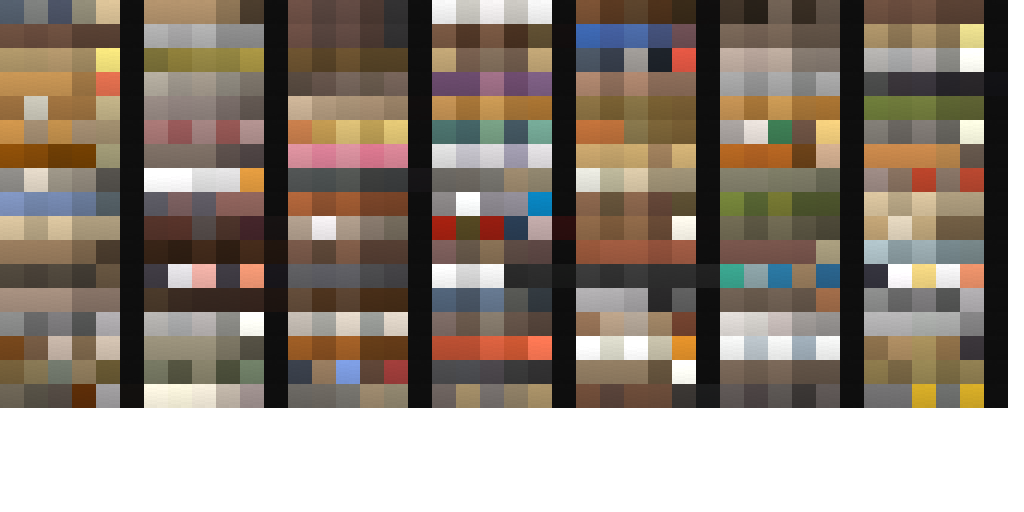
#> input picture viewer/animal_atlas.png, 1024 x 512 px, given in place of rocklowa.png, which was not available
$ python item_atlas.py
#> lines starting #> are read from the running program, lines starting #| are printed output that depends on the picture; after the words box and inside, x2 and y2 are one past the last pixel; in counts of white or black regions, pixels touching at a corner belong together; pictures that were not available may be replaced by others from this repository, and a replacement may not be noted
# AI生成
# -*- coding: utf-8 -*-
"""物块与资源类 3D 建模原版贴图取样与图集打包（单一真源 scripts/item_atlas.py）。

管线（对齐 furn_atlas.py / animal_atlas.py 口径）：
  1. 解析原版（Core / Biotech / Anomaly / Odyssey）物块与资源 ThingDef 的
     texPath、color、stackLimit，并与原版贴图合成（如各类岩石块 ChunkSandstone~ChunkVacstone、
     石砖 BlocksSandstone~BlocksVacstone、织物 Cloth/Synthread/Devilstrand/Hyperweave 的原版染色）。
  2. 从每件原版贴图的非黑边真实内部像素中，按原版等轴测明暗与结构部位提取 4 个 24x24 实心纹理块：
       · top    (uv=0) : 顶面 / 受光亮面（保留原版表面颗粒、金属锈斑或木纹）
       · side   (uv=1) : 主立面 / 中间调面（保留原版金属折面、石材劈裂面、木皮或包装立面纹理）
       · shade  (uv=2) : 背光斜切面 / 底部暗面 / 阴影折面
       · detail (uv=3) : 标志性局部细节（钢铁红锈斑、原木年轮截面、玻璃钢孔洞槽口、零部件铜线圈、
                         高级零部件蓝光核、医药十字标、中性胺瓶盖、燃料桶盖等）
  3. 打包输出：
       -> Textures/FPS3D/ItemAtlas.png（同步到 viewer/item_atlas.png 与游戏模组目录）
       -> Source/RimFirstPerson3D/ItemUVGen.cs（C# UV 常量表，勿手改）
       -> viewer/item_uv.json（前端审核台与守卫同源数据）
       -> docs/items/sampling.png（原版贴图 + 4 区取样色块可视化对照表）
"""
import os
import json
import math
import shutil
import numpy as np
from PIL import Image, ImageDraw

VAN = r"D:\rim mod\RimWorld_Vanilla_Textures_1.6"
MOD = r"D:\rim mod\FirstPerson3D"
GAME_MOD = r"D:\Steam\steamapps\common\RimWorld\Mods\FirstPerson3D"

ATLAS_OUT = os.path.join(MOD, "Textures", "FPS3D", "ItemAtlas.png")
VIEW_ATLAS = os.path.join(MOD, "viewer", "item_atlas.png")
CS_OUT = os.path.join(MOD, "Source", "RimFirstPerson3D", "ItemUVGen.cs")
JSON_OUT = os.path.join(MOD, "viewer", "item_uv.json")
SAMPLE_DOC = os.path.join(MOD, "docs", "items", "sampling.png")

CELL_INNER = 20
PAD = 2
CELL_STEP = CELL_INNER + PAD * 2  # 24px
REGIONS = ["top", "side", "shade", "detail"]

# ---------------------------------------------------------------------------
# 物块与资源清单：(key, 原版贴图相对路径, RGB染色乘子(0..255), 原型类别, 展示名)
# ---------------------------------------------------------------------------
ITEMS = [
    # 1. 天然岩石块 (ChunkRockBase) —— 6 种原版岩石色 × 3 种原版随机形态 (a/b/c)
    ("chunksandstone",   r"Core\textures\things\item\chunk\chunkstone\rocklowa.png", (126, 104,  94), "ChunkRock", "砂岩块"),
    ("chunkgranite",     r"Core\textures\things\item\chunk\chunkstone\rocklowb.png", (105,  95,  97), "ChunkRock", "花岗岩块"),
    ("chunklimestone",   r"Core\textures\things\item\chunk\chunkstone\rocklowc.png", (158, 153, 135), "ChunkRock", "石灰岩块"),
    ("chunkslate",       r"Core\textures\things\item\chunk\chunkstone\rocklowa.png", ( 90,  90,  90), "ChunkRock", "板岩块"),
    ("chunkmarble",      r"Core\textures\things\item\chunk\chunkstone\rocklowb.png", (132, 135, 132), "ChunkRock", "大理石块"),
    ("chunkvacstone",    r"Core\textures\things\item\chunk\chunkstone\rocklowc.png", (115, 106,  98), "ChunkRock", "真空岩块"),

    # 2. 钢渣块 / 金属残骸块 (ChunkSlagSteel)
    ("chunkslagsteel",   r"Core\textures\things\item\chunk\chunkslag\metaldebrisa.png", (255, 255, 255), "ChunkSlag", "钢渣块"),

    # 3. 切制石砖块 (StoneBlocksBase) —— 6 种原版岩石色
    ("blockssandstone",  r"Core\textures\things\item\resource\stoneblocks\stoneblocks_c.png", (126, 104,  94), "StoneBlocks", "砂岩砖"),
    ("blocksgranite",    r"Core\textures\things\item\resource\stoneblocks\stoneblocks_c.png", (105,  95,  97), "StoneBlocks", "花岗岩砖"),
    ("blockslimestone",  r"Core\textures\things\item\resource\stoneblocks\stoneblocks_c.png", (158, 153, 135), "StoneBlocks", "石灰岩砖"),
    ("blocksslate",      r"Core\textures\things\item\resource\stoneblocks\stoneblocks_c.png", ( 70,  70,  70), "StoneBlocks", "板岩砖"),
    ("blocksmarble",     r"Core\textures\things\item\resource\stoneblocks\stoneblocks_c.png", (132, 135, 132), "StoneBlocks", "大理石砖"),
    ("blocksvacstone",   r"Core\textures\things\item\resource\stoneblocks\stoneblocks_c.png", (115, 106,  98), "StoneBlocks", "真空岩砖"),

    # 4. 金属与矿石物块 (Steel / Plasteel / Uranium / Silver / Gold / Jade / Obsidian / Bioferrite)
    ("steel",            r"Core\textures\things\item\resource\steel\steel_c.png",             (255, 255, 255), "Steel",       "钢铁"),
    ("plasteel",         r"Core\textures\things\item\resource\plasteel\plasteel_c.png",       (255, 255, 255), "Plasteel",    "玻璃钢"),
    ("uranium",          r"Core\textures\things\item\resource\uranium\uranium_c.png",         (255, 255, 255), "Uranium",     "铀矿块"),
    ("silver",           r"Core\textures\things\item\resource\silver\silver_c.png",           (255, 255, 255), "NuggetHeap",  "白银"),
    ("gold",             r"Core\textures\things\item\resource\gold\gold_c.png",               (255, 255, 255), "NuggetHeap",  "黄金"),
    ("jade",             r"Core\textures\things\item\resource\jade\jade_c.png",               (255, 255, 255), "Jade",        "玉石"),
    ("obsidian",         r"Odyssey\textures\things\item\resource\obsidian\obsidian_c.png",    (255, 255, 255), "Obsidian",    "黑曜石"),
    ("bioferrite",       r"Anomaly\textures\things\item\resource\bioferrite\bioferrite_c.png",(255, 255, 255), "Bioferrite",  "活铁"),

    # 5. 原木与板材 (WoodLog / GravlitePanel)
    ("woodlog",          r"Core\textures\things\item\resource\woodlog\woodlog_c.png",         (255, 255, 255), "WoodLog",     "原木"),
    ("gravlitepanel",    r"Odyssey\textures\things\item\resource\gravlitepanels\gravlitepanels_c.png", (255, 255, 255), "HexPanel", "重力板"),

    # 6. 织物卷 (Cloth / Synthread / DevilstrandCloth / Hyperweave)
    ("cloth",            r"Core\textures\things\item\resource\cloth\cloth_c.png",             (162, 157, 152), "FabricRoll",  "布料"),
    ("synthread",        r"Core\textures\things\item\resource\synthread\synthread_c.png",     (255, 255, 255), "FabricRoll",  "合成纤维"),
    ("devilstrandcloth", r"Core\textures\things\item\resource\devilstrand\devilstrand_c.png", (255, 255, 255), "FabricRoll",  "魔菇布"),
    ("hyperweave",       r"Core\textures\things\item\resource\hyperweave\hyperweave_c.png",   (255, 255, 255), "FabricRoll",  "超织物"),

    # 7. 工业制品与容器物块 (Component / Chemfuel / Neutroamine / Medicine / Wastepack)
    ("componentindustrial", r"Core\textures\things\item\resource\componentindustrial\componentindustrial.png", (255, 255, 255), "CompInd",   "零部件"),
    ("componentspacer",     r"Core\textures\things\item\resource\componentspacer\componentspacer.png",         (255, 255, 255), "CompSpacer","高级零部件"),
    ("chemfuel",            r"Core\textures\things\item\resource\chemfuel.png",                                (255, 255, 255), "Chemfuel",  "化合燃料"),
    ("neutroamine",         r"Core\textures\things\item\resource\neutroamine\neutroamine_c.png",               (255, 255, 255), "Bottles",   "中性胺"),
    ("medicineindustrial",  r"Core\textures\things\item\resource\medicine\medicineindustrial\medicineindustrial_c.png", (255, 255, 255), "MedBox", "医药"),
    ("medicineultratech",   r"Core\textures\things\item\resource\medicine\medicineultratech\medicineultratech_c.png",   (255, 255, 255), "MedBox", "闪耀世界医药"),
    ("medicineherbal",      r"Core\textures\things\item\resource\medicine\medicineherbal\medicineherbal_c.png",         (255, 255, 255), "MedHerbal","草药"),
    ("wastepack",           r"Biotech\textures\things\item\resource\wastepack\wastepack_c.png",                (255, 255, 255), "Wastepack", "有毒废料包"),
]


def load_tinted_rgba(rel_path, tint_rgb):
    full = os.path.join(VAN, rel_path)
    im = Image.open(full).convert("RGBA")
    arr = np.array(im, dtype=np.float32)
    tr, tg, tb = tint_rgb[0] / 255.0, tint_rgb[1] / 255.0, tint_rgb[2] / 255.0
    arr[..., 0] = np.clip(arr[..., 0] * tr, 0, 255)
    arr[..., 1] = np.clip(arr[..., 1] * tg, 0, 255)
    arr[..., 2] = np.clip(arr[..., 2] * tb, 0, 255)
    return arr.astype(np.uint8)


def extract_interior_mask(arr):
    """提取原版贴图去黑边后的真实内部像素掩码（排除透明背景与外圈黑色描边）。"""
    a = arr[..., 3]
    r = arr[..., 0].astype(np.float32)
    g = arr[..., 1].astype(np.float32)
    b = arr[..., 2].astype(np.float32)
    luma = 0.299 * r + 0.587 * g + 0.114 * b

    opaque = a > 180
    if not np.any(opaque):
        return opaque, luma

    # 腐蚀 2px 剥离最外圈抗锯齿黑边
    h, w = opaque.shape
    eroded = opaque.copy()
    for _ in range(2):
        nxt = eroded.copy()
        nxt[1:, :] &= eroded[:-1, :]
        nxt[:-1, :] &= eroded[1:, :]
        nxt[:, 1:] &= eroded[:, :-1]
        nxt[:, :-1] &= eroded[:, 1:]
        eroded = nxt

    # 排除内部深黑描边线（自适应阈值：对板岩/黑曜石等暗色物块放宽亮度阈值）
    valid_lumas = luma[eroded] if np.any(eroded) else luma[opaque]
    p75 = np.percentile(valid_lumas, 75) if len(valid_lumas) > 0 else 100.0
    min_luma = max(18.0, min(48.0, p75 * 0.34))

    interior = eroded & (luma >= min_luma)
    if np.sum(interior) < 24:
        interior = opaque & (luma >= max(14.0, p75 * 0.25))
    if np.sum(interior) < 12:
        interior = opaque
    return interior, luma


def make_patch_from_pixels(pixels_rgb, seed=0):
    """将一组真实原版像素重采样并合成为 20x20 自然纹理块（保留原版明暗起伏与质感，全实心 alpha=255）。"""
    if len(pixels_rgb) == 0:
        pixels_rgb = np.array([[128, 128, 128]], dtype=np.uint8)
    rng = np.random.default_rng(seed + 101)
    lumas = 0.299 * pixels_rgb[:, 0] + 0.587 * pixels_rgb[:, 1] + 0.114 * pixels_rgb[:, 2]
    order = np.argsort(lumas)
    sorted_px = pixels_rgb[order]
    n = len(sorted_px)
    # 裁剪极端离群点（取 15%~85% 核心颜色区间），避免单像素杂色造成花斑
    i0 = int(n * 0.15)
    i1 = max(i0 + 1, int(n * 0.85))
    core_px = sorted_px[i0:i1]
    nc = len(core_px)

    patch = np.zeros((CELL_INNER, CELL_INNER, 4), dtype=np.uint8)
    for y in range(CELL_INNER):
        v_bias = 0.62 - 0.24 * (y / float(max(1, CELL_INNER - 1)))
        for x in range(CELL_INNER):
            jitter = rng.normal(0.0, 0.10)
            q = np.clip(v_bias + jitter, 0.05, 0.95)
            idx = int(q * (nc - 1))
            rgb = core_px[idx]
            patch[y, x, 0] = rgb[0]
            patch[y, x, 1] = rgb[1]
            patch[y, x, 2] = rgb[2]
            patch[y, x, 3] = 255
    return patch


def sample_four_regions(key, arr):
    """从原版贴图内部像素提取 top(亮面)、side(主立面)、shade(背光暗面)、detail(特征色/锈斑/截面) 四块原版纹理。"""
    interior, luma = extract_interior_mask(arr)
    ys, xs = np.where(interior)
    px = arr[ys, xs, :3]
    lum = luma[ys, xs]

    r = px[:, 0].astype(np.float32)
    g = px[:, 1].astype(np.float32)
    b = px[:, 2].astype(np.float32)

    # 将主体底色像素与局部特征色（白卷芯/青标签/橙铁锈/黑瓶盖）分离，防止主立面出现异色斑点
    body_mask = np.ones(len(px), dtype=bool)
    if key == "devilstrandcloth":
        body_mask = (r - g) > 30
    elif key == "neutroamine":
        body_mask = (b - r) < 16
    elif key == "steel":
        body_mask = (r - b) < 20
    elif key == "chemfuel":
        body_mask = (r - g) > 25

    b_px = px[body_mask] if np.sum(body_mask) >= 16 else px
    b_lum = lum[body_mask] if np.sum(body_mask) >= 16 else lum

    # 按原版等轴测明暗分位切分：
    #   top  : 62% ~ 96% 分位（受光顶面/亮斜面）
    #   side : 32% ~ 68% 分位（主立面/中间调）
    #   shade: 8%  ~ 36% 分位（背光侧面/底面阴影）
    q08, q32, q36, q62, q68, q96 = np.percentile(b_lum, [8, 32, 36, 62, 68, 96])

    top_px = b_px[(b_lum >= q62) & (b_lum <= q96)]
    if len(top_px) < 8:
        top_px = b_px[b_lum >= q62]
    side_px = b_px[(b_lum >= q32) & (b_lum <= q68)]
    if len(side_px) < 8:
        side_px = b_px
    shade_px = b_px[(b_lum >= q08) & (b_lum <= q36)]
    if len(shade_px) < 8:
        shade_px = b_px[b_lum <= q36]

    # detail 区：按物种/物块特征提取原版贴图里的特征色像素（如钢铁橙褐锈斑、原木浅黄年轮截面、
    # 零部件暖黄铜圈、高级零部件青蓝高光、医药十字标、草药捆绳等）
    r = px[:, 0].astype(np.float32)
    g = px[:, 1].astype(np.float32)
    b = px[:, 2].astype(np.float32)
    sat = np.maximum(np.maximum(r, g), b) - np.minimum(np.minimum(r, g), b)

    if key == "steel":
        # 钢铁原版贴图上的铁锈橙斑 (r - b 最高区域)
        score = (r - b) * 1.5 + sat
        th = np.percentile(score, 80)
        det_px = px[score >= th]
    elif key == "woodlog":
        # 原木前端浅米黄年轮截面 (高亮度 + 暖黄)
        score = lum + (r - b) * 0.6
        th = np.percentile(score, 82)
        det_px = px[score >= th]
    elif key == "componentindustrial":
        # 工业零部件上的黄铜/橙褐元件
        score = (r - b) * 1.4 + sat
        th = np.percentile(score, 78)
        det_px = px[score >= th]
    elif key == "componentspacer":
        # 高级零部件上的亮白/青银高光核
        score = lum + (b - r) * 0.8
        th = np.percentile(score, 82)
        det_px = px[score >= th]
    elif key in ("cloth", "synthread", "devilstrandcloth", "hyperweave"):
        # 织物卷左下端面浅灰白卷芯（低饱和度区域）
        low_sat = px[sat <= np.percentile(sat, 18)]
        det_px = low_sat if len(low_sat) >= 6 else px[lum >= np.percentile(lum, 82)]
    elif key == "medicineindustrial":
        # 工业医药箱上的翠绿十字像素 (g - r 最高)
        score = (g - r) * 2.2 + (g - b) * 1.4
        th = np.percentile(score, 90)
        det_px = px[score >= th]
    elif key == "medicineultratech":
        # 闪耀世界医药箱顶部的翠绿内底与亮白十字高对比区 (g - r 最高处)
        score = (g - r) * 2.5 + sat
        th = np.percentile(score, 92)
        det_px = px[score >= th]
    elif key == "medicineherbal":
        # 草药包顶部的翠绿药草叶 (g - r 最高)
        score = (g - r) * 2.0 + g * 0.5
        th = np.percentile(score, 85)
        det_px = px[score >= th]
    elif key == "neutroamine":
        # 中性胺瓶身青蓝色标签 (b - r 最高且中等亮度)
        score = (b - r) * 2.0 + sat
        th = np.percentile(score, 82)
        det_px = px[score >= th]
    elif key == "chemfuel":
        # 化合燃料桶右上角深色桶盖与凹槽阴影 (低红度暗部)
        score = -lum - (r - g) * 0.5
        th = np.percentile(score, 86)
        det_px = px[score >= th]
    else:
        # 其余物块：取高对比棱线/高光晶面或高饱和特征区
        score = sat + lum * 0.35
        th = np.percentile(score, 75)
        det_px = px[score >= th]

    if len(det_px) < 8:
        det_px = top_px

    seed_base = sum(ord(ch) for ch in key) * 17
    return {
        "top":    make_patch_from_pixels(top_px, seed_base + 1),
        "side":   make_patch_from_pixels(side_px, seed_base + 2),
        "shade":  make_patch_from_pixels(shade_px, seed_base + 3),
        "detail": make_patch_from_pixels(det_px, seed_base + 4),
    }


def pad_cell(inner):
    """四周外延 2px 边缘像素，防止双线性过滤和 mipmap 采样越界串色。"""
    out = np.zeros((CELL_STEP, CELL_STEP, 4), dtype=np.uint8)
    out[PAD:PAD + CELL_INNER, PAD:PAD + CELL_INNER] = inner
    for i in range(PAD):
        out[i, PAD:PAD + CELL_INNER] = inner[0]
        out[PAD + CELL_INNER + i, PAD:PAD + CELL_INNER] = inner[-1]
        out[PAD:PAD + CELL_INNER, i] = inner[:, 0]
        out[PAD:PAD + CELL_INNER, PAD + CELL_INNER + i] = inner[:, -1]
    out[:PAD, :PAD] = inner[0, 0]
    out[:PAD, PAD + CELL_INNER:] = inner[0, -1]
    out[PAD + CELL_INNER:, :PAD] = inner[-1, 0]
    out[PAD + CELL_INNER:, PAD + CELL_INNER:] = inner[-1, -1]
    return out


def build_all():
    os.makedirs(os.path.dirname(ATLAS_OUT), exist_ok=True)
    os.makedirs(os.path.dirname(SAMPLE_DOC), exist_ok=True)

    # 每行放 4 个物块（每个物块 4 个区 = 16 格/行，宽 16*24 = 384 -> 取 512x256 2的幂次图集）
    items_per_row = 5
    atlas_w = 512
    atlas_h = 256
    atlas = np.zeros((atlas_h, atlas_w, 4), dtype=np.uint8)

    uv_map = {}
    meta_items = {}
    sample_rows = []

    for idx, (key, rel_path, tint, arch, cn_name) in enumerate(ITEMS):
        arr = load_tinted_rgba(rel_path, tint)
#> in load_tinted_rgba, im is the input picture: PIL image 1024x512 RGBA; mean R, G, B, A 90.1, 78.3, 66.9, 200
        patches = sample_four_regions(key, arr)
#> in extract_interior_mask, `a = arr[..., 3]`:
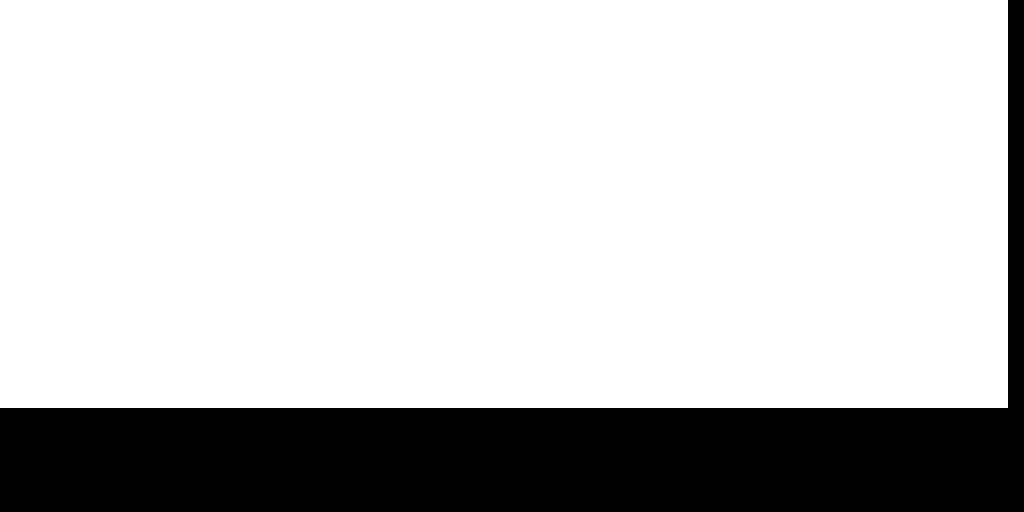
#> a: shape (512, 1024); 78.4% white; 1 black region, box (x1, y1, x2, y2) and area: (0, 0, 1024, 512) 113024
#> in extract_interior_mask, `g = arr[..., 1].astype(np.float32)`:
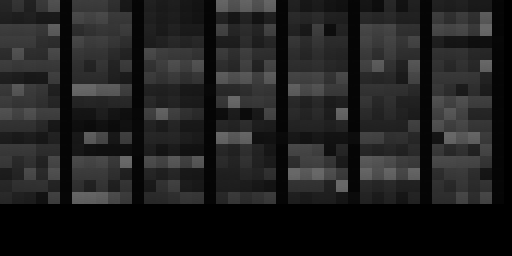
#> g: shape (512, 1024) float32 (shown at 1/2 size); min 0, max 104, mean 31.5
#> in extract_interior_mask, `b = arr[..., 2].astype(np.float32)`:
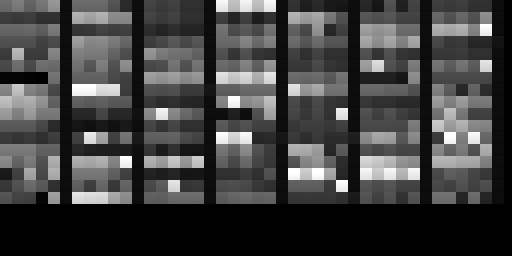
#> b: shape (512, 1024) float32 (shown at 1/2 size); min 0, max 94, mean 24.3; drawn with min black and max white
#> in extract_interior_mask, `p75 = np.percentile(valid_lumas, 75) if len(valid_lumas) > 0 else 100.0`: p75 = 61.37
#> in extract_interior_mask, `min_luma = max(18.0, min(48.0, p75 * 0.34))`: min_luma = 20.87
#> in extract_interior_mask, `interior = eroded & (luma >= min_luma)`:
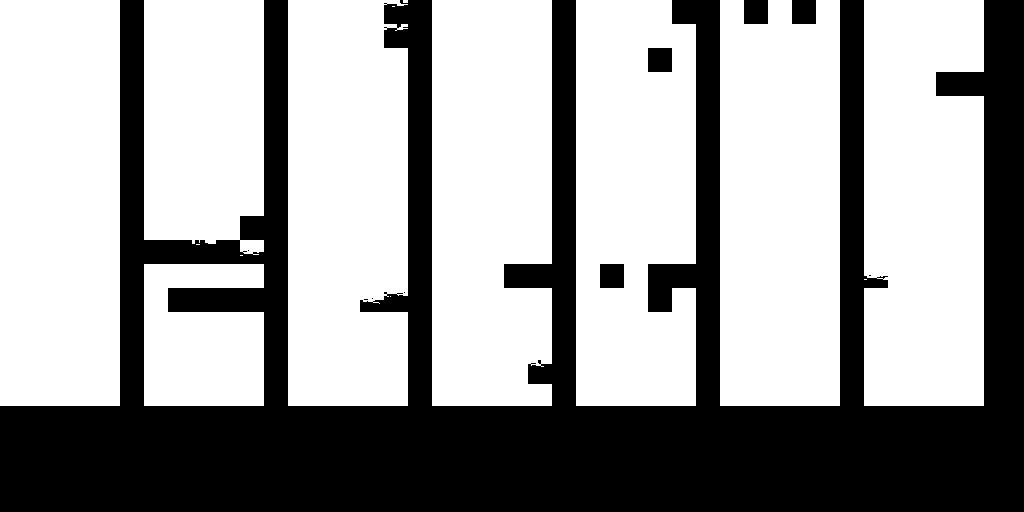
#> interior: shape (512, 1024) bool; 62.3% white; 10 black regions (5 under 20 px), largest, box (x1, y1, x2, y2) and area: (0, 0, 1024, 512) 195591, (744, 0, 768, 24) 576, (792, 0, 816, 24) 576, (648, 48, 672, 72) 576, (600, 264, 624, 288) 576
#> in sample_four_regions, `q08, q32, q36, q62, q68, q96 = np.percentile(b_lum, [8, 32, 36, 62, 68..`: q08 = 29; q32 = 40.57; q36 = 42.6; q62 = 56.65; q68 = 60.9; q96 = 98.17
#> in sample_four_regions, `th = np.percentile(score, 75)`: th = 63.98
#> in make_patch_from_pixels, `n = len(sorted_px)`: n = 111045
#> in make_patch_from_pixels, `i0 = int(n * 0.15)`: i0 = 16656
#> in make_patch_from_pixels, `i1 = max(i0 + 1, int(n * 0.85))`: i1 = 94388
#> in make_patch_from_pixels, `nc = len(core_px)`: nc = 77732
#> after the loop in make_patch_from_pixels, `for y in range(CELL_INNER):`:
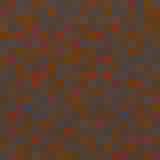
#> patch: shape (20, 20, 4) (shown 8 times larger); mean of channels 0, 1, 2, 3 90.2, 61.6, 45, 255; drawn as R, G, B
#> call 2 of make_patch_from_pixels, with pixels_rgb = array of shape (117828, 3), seed = 25706
#> in make_patch_from_pixels (call 2), `n = len(sorted_px)`: n = 117828
#> in make_patch_from_pixels (call 2), `i0 = int(n * 0.15)`: i0 = 17674
#> in make_patch_from_pixels (call 2), `i1 = max(i0 + 1, int(n * 0.85))`: i1 = 100153
#> in make_patch_from_pixels (call 2), `nc = len(core_px)`: nc = 82479
#> after the loop in make_patch_from_pixels (call 2), `for y in range(CELL_INNER):`:
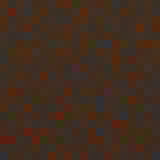
#> patch: shape (20, 20, 4) (shown 8 times larger); mean of channels 0, 1, 2, 3 66.2, 45.2, 31.1, 255; drawn as R, G, B
#> call 3 of make_patch_from_pixels, with pixels_rgb = array of shape (91515, 3), seed = 25707
#> in make_patch_from_pixels (call 3), `n = len(sorted_px)`: n = 91515
#> in make_patch_from_pixels (call 3), `i0 = int(n * 0.15)`: i0 = 13727
#> in make_patch_from_pixels (call 3), `i1 = max(i0 + 1, int(n * 0.85))`: i1 = 77787
#> in make_patch_from_pixels (call 3), `nc = len(core_px)`: nc = 64060
#> after the loop in make_patch_from_pixels (call 3), `for y in range(CELL_INNER):`:
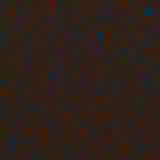
#> patch: shape (20, 20, 4) (shown 8 times larger); mean of channels 0, 1, 2, 3 46.8, 32.8, 25.3, 255; drawn as R, G, B
#> (the rest of the program and of its run is left out)
